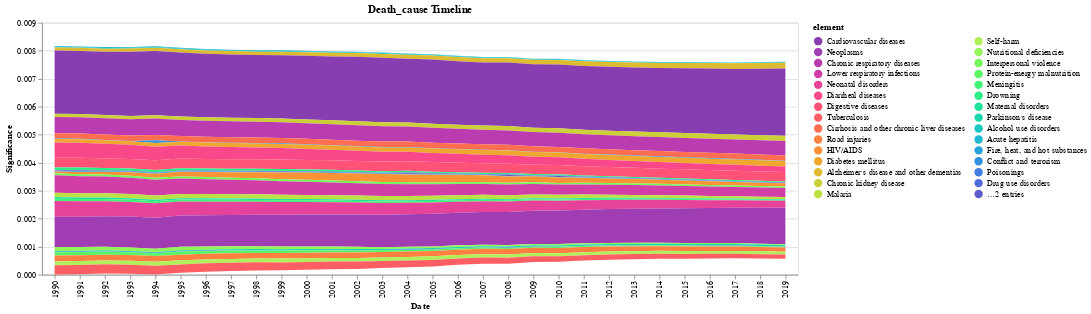

Notebook source saved alongside this figure:
### Code cell
timeline(
    dff,
    x="document",
    y="frequency_in_document",
    subcorpus="death_cause",
    stack="center",
    order=dvr["element"].tolist(),
)

### Figure 1 — Vega-Lite specification as saved in the notebook (floating-point values rounded to 4 significant figures; data arrays with more than 128 entries replaced by an {"elided": "..."} marker saying what was removed)
{"config": {"view": {"continuousWidth": 400, "continuousHeight": 300}}, "data": {"name": "data-079f7a6ab73398f992b825ef9a4babb0"}, "mark": "area", "encoding": {"color": {"field": "element", "legend": {"columns": 2, "labelLimit": 1000}, "scale": {"scheme": "rainbow"}, "sort": ["Cardiovascular diseases", "Neoplasms", "Chronic respiratory diseases", "Lower respiratory infections", "Neonatal disorders", "Diarrheal diseases", "Digestive diseases", "Tuberculosis", "Cirrhosis and other chronic liver diseases", "Road injuries ", "HIV/AIDS", "Diabetes mellitus", "Alzheimer's disease and other dementias", "Chronic kidney disease", "Malaria", "Self-harm", "Nutritional deficiencies", "Interpersonal violence", "Protein-energy malnutrition", "Meningitis", "Drowning", "Maternal disorders", "Parkinson's disease", "Alcohol use disorders", "Acute hepatitis", "Fire, heat, and hot substances", "Conflict and terrorism", "Poisonings", "Drug use disorders", "Environmental heat and cold exposure", "Exposure to forces of nature"], "type": "nominal"}, "opacity": {"condition": {"value": 1, "selection": "selector005"}, "value": 0.2}, "tooltip": [{"field": "element", "type": "nominal"}, {"field": "frequency_in_document", "type": "quantitative"}], "x": {"field": "document", "title": "Date", "type": "ordinal"}, "y": {"field": "frequency_in_document", "stack": "center", "title": "Significance", "type": "quantitative"}}, "selection": {"selector006": {"type": "interval", "bind": "scales", "encodings": ["x", "y"]}, "selector005": {"type": "multi", "fields": ["element"], "bind": "legend"}}, "title": "Death_cause Timeline", "width": 900, "$schema": "https://vega.github.io/schema/vega-lite/v4.17.0.json", "datasets": {"data-079f7a6ab73398f992b825ef9a4babb0": {"elided": "930 records"}}}
